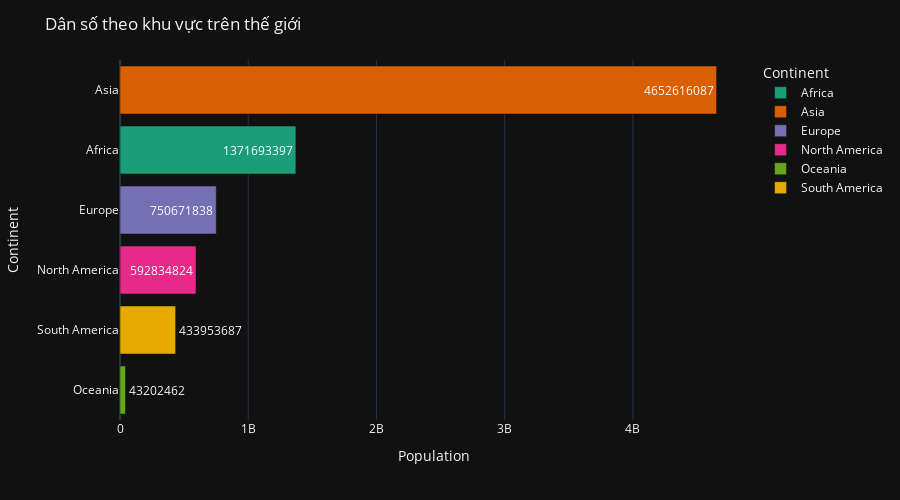

Notebook source saved alongside this figure:
### Code cell
plot_bar(population_country, "Population", "Continent", "Dân số theo khu vực trên thế giới")

### Figure 1 — Plotly figure (JSON) as saved in the notebook; plotly's stock layout.template omitted (floating-point values rounded to 4 significant figures)
{"data": [{"alignmentgroup": "True", "hovertemplate": "Continent=%{y}<br>Population=%{text}<extra></extra>", "legendgroup": "Africa", "marker": {"color": "rgb(27,158,119)", "pattern": {"shape": ""}}, "name": "Africa", "offsetgroup": "Africa", "orientation": "h", "showlegend": true, "text": [1371693397], "textposition": "auto", "type": "bar", "x": [1371693397], "xaxis": "x", "y": ["Africa"], "yaxis": "y"}, {"alignmentgroup": "True", "hovertemplate": "Continent=%{y}<br>Population=%{text}<extra></extra>", "legendgroup": "Asia", "marker": {"color": "rgb(217,95,2)", "pattern": {"shape": ""}}, "name": "Asia", "offsetgroup": "Asia", "orientation": "h", "showlegend": true, "text": [4652616087], "textposition": "auto", "type": "bar", "x": [4652616087], "xaxis": "x", "y": ["Asia"], "yaxis": "y"}, {"alignmentgroup": "True", "hovertemplate": "Continent=%{y}<br>Population=%{text}<extra></extra>", "legendgroup": "Europe", "marker": {"color": "rgb(117,112,179)", "pattern": {"shape": ""}}, "name": "Europe", "offsetgroup": "Europe", "orientation": "h", "showlegend": true, "text": [750671838], "textposition": "auto", "type": "bar", "x": [750671838], "xaxis": "x", "y": ["Europe"], "yaxis": "y"}, {"alignmentgroup": "True", "hovertemplate": "Continent=%{y}<br>Population=%{text}<extra></extra>", "legendgroup": "North America", "marker": {"color": "rgb(231,41,138)", "pattern": {"shape": ""}}, "name": "North America", "offsetgroup": "North America", "orientation": "h", "showlegend": true, "text": [592834824], "textposition": "auto", "type": "bar", "x": [592834824], "xaxis": "x", "y": ["North America"], "yaxis": "y"}, {"alignmentgroup": "True", "hovertemplate": "Continent=%{y}<br>Population=%{text}<extra></extra>", "legendgroup": "Oceania", "marker": {"color": "rgb(102,166,30)", "pattern": {"shape": ""}}, "name": "Oceania", "offsetgroup": "Oceania", "orientation": "h", "showlegend": true, "text": [43202462], "textposition": "auto", "type": "bar", "x": [43202462], "xaxis": "x", "y": ["Oceania"], "yaxis": "y"}, {"alignmentgroup": "True", "hovertemplate": "Continent=%{y}<br>Population=%{text}<extra></extra>", "legendgroup": "South America", "marker": {"color": "rgb(230,171,2)", "pattern": {"shape": ""}}, "name": "South America", "offsetgroup": "South America", "orientation": "h", "showlegend": true, "text": [433953687], "textposition": "auto", "type": "bar", "x": [433953687], "xaxis": "x", "y": ["South America"], "yaxis": "y"}], "layout": {"barmode": "relative", "height": 500, "legend": {"title": {"text": "Continent"}, "tracegroupgap": 0}, "margin": {"t": 60}, "title": {"text": "Dân số theo khu vực trên thế giới"}, "uniformtext": {"minsize": 8, "mode": "hide"}, "xaxis": {"anchor": "y", "domain": [0, 1], "title": {"text": "Population"}}, "yaxis": {"anchor": "x", "categoryarray": ["South America", "Oceania", "North America", "Europe", "Asia", "Africa"], "categoryorder": "total ascending", "domain": [0, 1], "title": {"text": "Continent"}}}}
